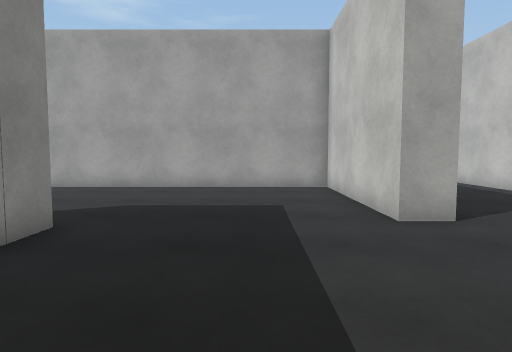
View 1 (above)

24 first-person views from a walk through a scene from a Unity 3-D project. The camera is 1.2 m above the floor, tilts 4° down and sees 75° across. The floor is counted in squares, 1 m on a side. Each view is taken from the middle of a square. On the plan, view 1 faces up. The plan holds only what a view shows up to about 14 squares ahead; the rest is blank. The player is left out. Surface patterns are stand-ins for the level's own textures.

View 2
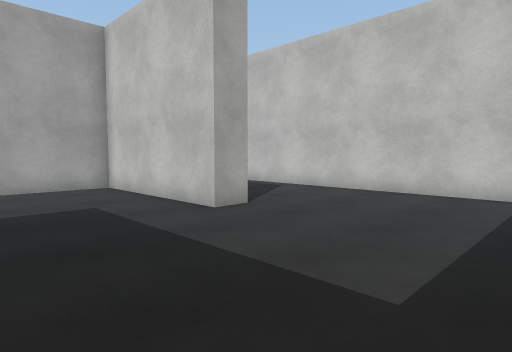

View 3
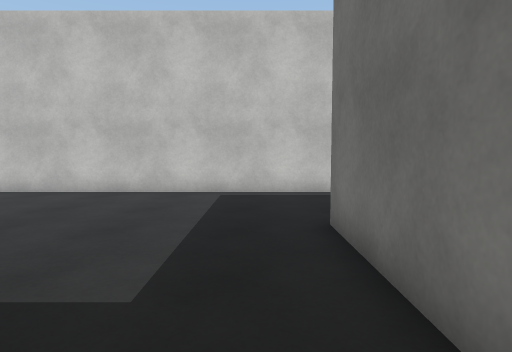

View 4
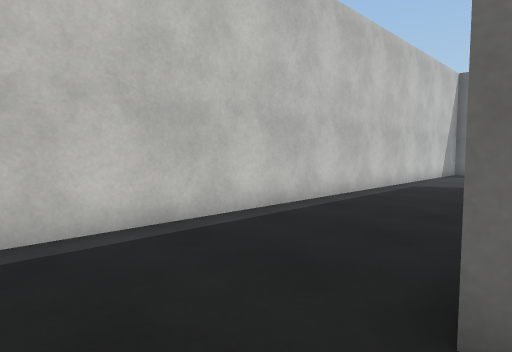

View 5
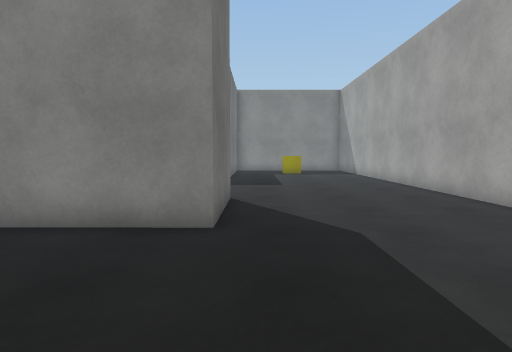

View 6
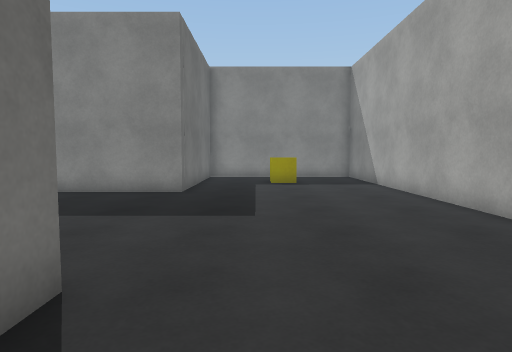

View 7
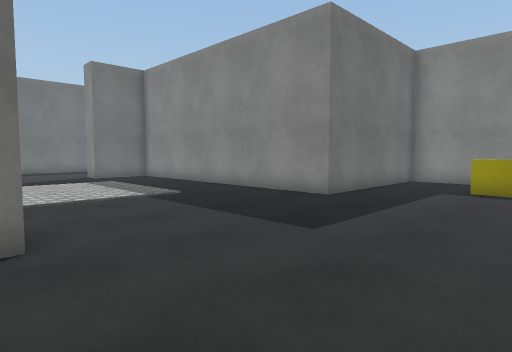

View 8
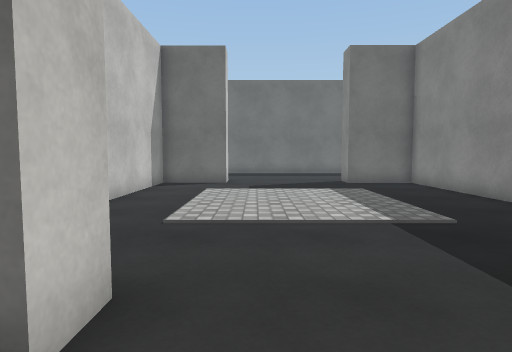

View 9
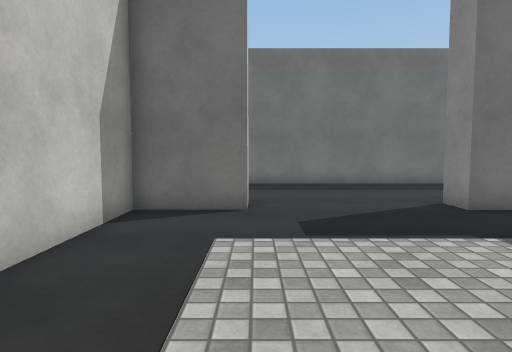

View 10
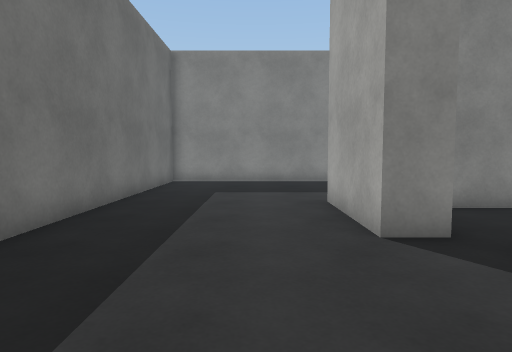

View 11
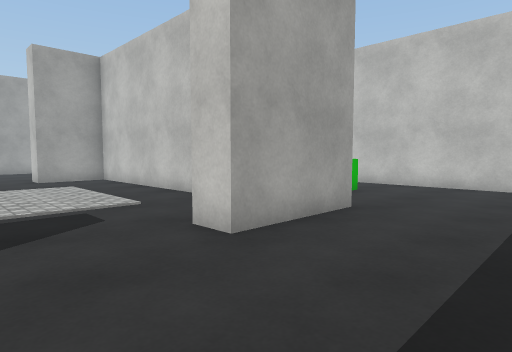

View 12
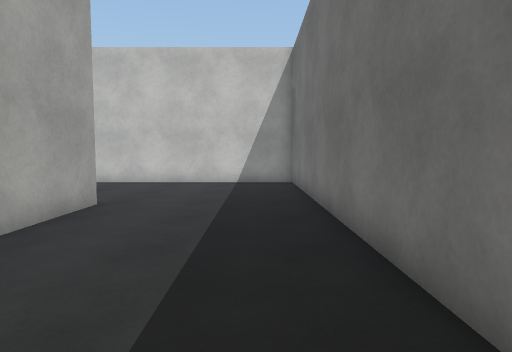

View 13
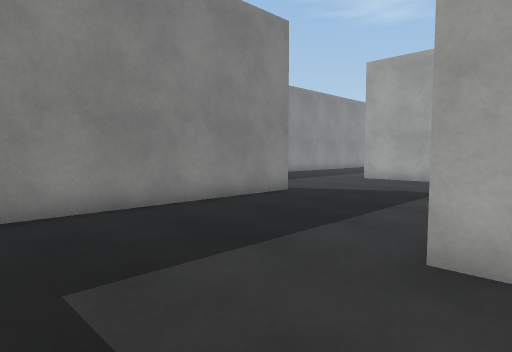

View 14
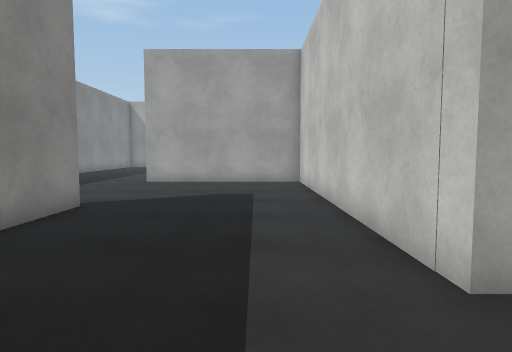

View 15
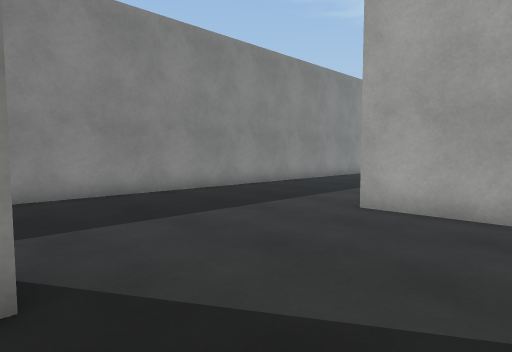

View 16
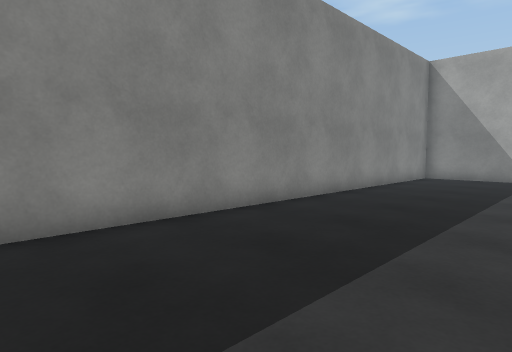

View 17
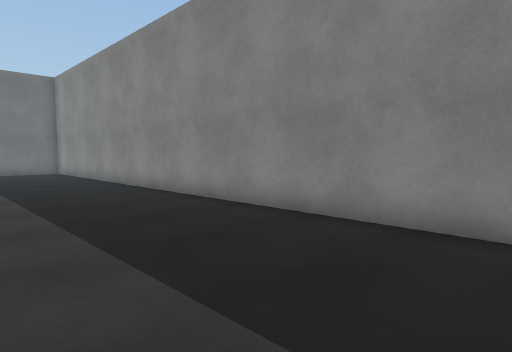

View 18
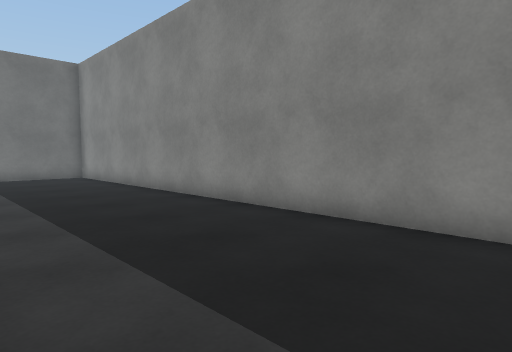

View 19
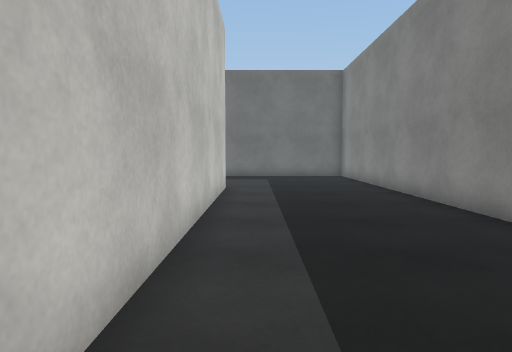

View 20
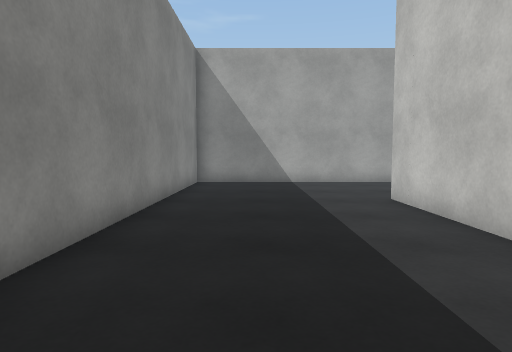

View 21
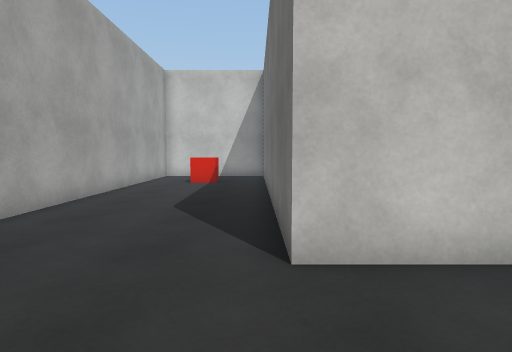

View 22
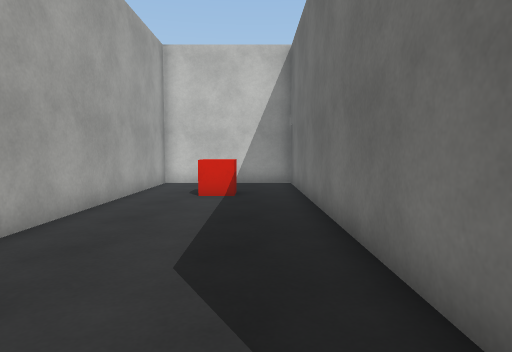

View 23
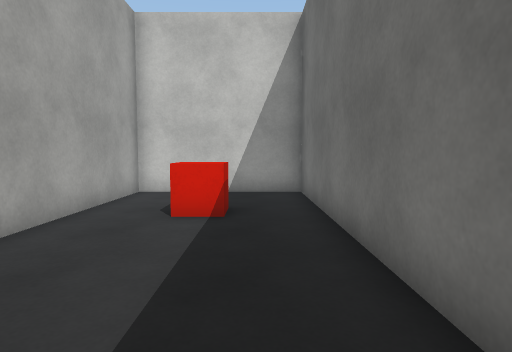

View 24
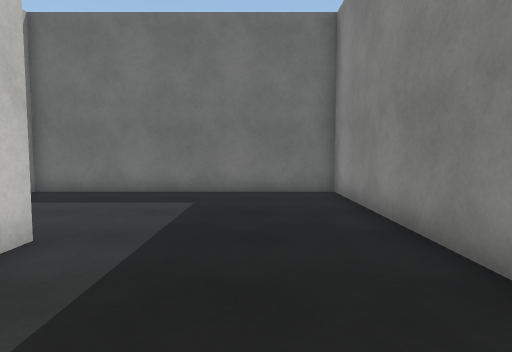

### Floor plan
Points are (right, up) in squares from view 1. A wall is a line through its corners. A room is listed if a view was taken in it or the views show most of it. See-through windows are left out.
Room 1 (views 1, 2, 3, 4, 5, 6, 7, 8, 9, 10, 11, 12, 13, 14, 15, 16, 17, 18, 19, 20, 21, 22, 23, 24)
walls: (-5.4, 4.3) (-6.8, 4.3) (-6.8, 5.3) (-3.3, 5.3) (-3.3, 1.9); (-0.5, -1.2) (3.6, -1.2); (-3.2, -7.3) (-6.8, -7.3) (-6.8, -6.3) (-4.3, -6.3) (-4.3, 3.1); (-21, -2.5) (-21, -12.5) (2.5, -12.5) (2.5, -4.1); (-20.5, 8.1) (-20.5, 4.7) (-14.2, 4.7) (-14.2, -6.3) (-11.7, -6.3) (-11.7, -7.3) (-15.2, -7.3) (-15.2, 3.7) (-21.6, 3.7); (-21.5, 8.5) (-21.5, 12.6) (-7.8, 12.6) (-7.8, 17.6) (-27.4, 17.6) (-27.4, -19.2) (-18.1, -19.2); (3.6, 5.8) (2.5, 5.8) (2.5, 11.6) (-18.1, 11.6); (-22, -13.5) (-22, -3.2); (8.1, -13.9) (8.1, 13.4)
objects: other object (-18, 8) to (-17, 8); other object (-12, 15) to (-11, 15); other object (-1, -6) to (0, -5)

Positions as (right, up) in squares from view 1, and headings:
1: (0, 0), facing up
2: (-2, 0), facing up-right
3: (-2, 0), facing right
4: (3, 1), facing down-right
5: (2, 6), facing left
6: (-4, 7), facing left
7: (-6, 10), facing down-left
8: (-8, 7), facing down
9: (-7, 1), facing down
10: (-7, -9), facing left
11: (-10, -11), facing up-right
12: (-11, -11), facing right
13: (-14, -11), facing up-left
14: (-17, -10), facing up
15: (-18, -3), facing up-left
16: (-22, 1), facing up-left
17: (-22, 2), facing down-left
18: (-22, -2), facing down-left
19: (-23, -2), facing down
20: (-25, 4), facing up
21: (-25, 13), facing right
22: (-21, 14), facing right
23: (-18, 14), facing right
24: (-25, -9), facing down
